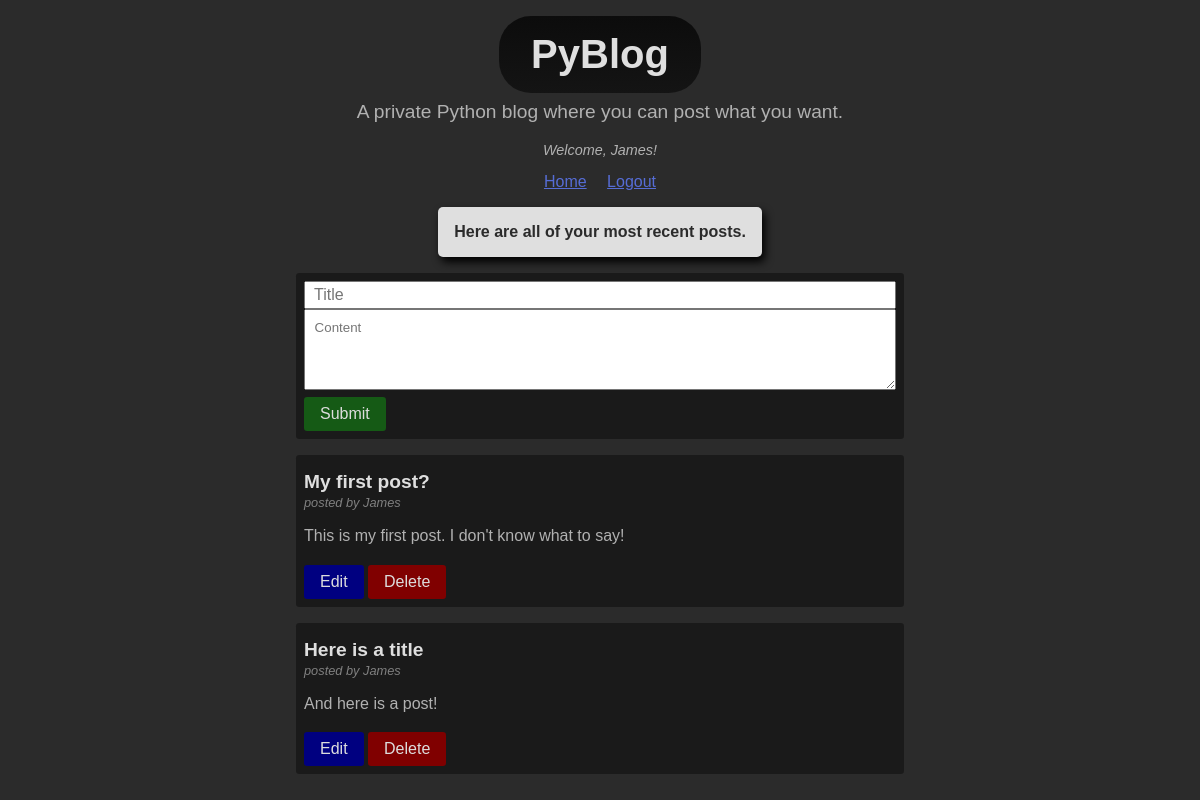
Screenshot of / (signed in) with the database file from the repository.
### tables this page shows
CREATE TABLE posts(
        id INTEGER NOT NULL PRIMARY KEY AUTOINCREMENT,
        title VARCHAR(255) NOT NULL,
        content LONGTEXT NOT NULL,
        user VARCHAR(255) NOT NULL
    );

### server.py (the view)
@app.route('/')
def index():
    conn = get_db_connection()
    cur = conn.cursor()
    if 'user' in session:
        posts = cur.execute('SELECT * FROM posts WHERE user = (?)',(session['user'],)).fetchall()
        posts.reverse()
    else:
        posts = []
    return render_template('index.html', posts=posts)

### server.py (called while the page is built)
def get_db_connection():
    conn = sqlite3.connect('database.db')
    conn.row_factory = sqlite3.Row
    return conn

### templates/index.html (shortened to what this page needs)
{% extends 'base.html' %}
    {% block content %}
    {% if 'user' in session %}
        <h4 class="text-info">Here are all of your most recent posts.</h4>
        <form class="post" method="POST" action="/posts">
            <input name="title" id="title" placeholder="Title" type="text">
            <br>
            <textarea placeholder="Content" style="width:100%;" name="content" id="content" cols="30" rows="4"></textarea>
            <br>
            <button type="submit">Submit</button>
        </form>
        {% for post in posts %}
        <div class="post">
            <h5>{{post['title']}}</h5>
            <em style="color:grey;font-weight:200;font-size:0.8rem;">posted by {{ post['user'] }}</em>
            <p id="{{'content'+post['id']|string}}" contenteditable="false">{{ post['content']}}</p>
            <button class="editBtn" style="background-color:navy;" id="{{'edit'+post['id']|string}}" value="{{post['id']}}"  type="submit">Edit</button>
            <button class="deleteBtn" value="{{post['id']}}" style="background-color:maroon;" type="submit">Delete</button>
        </div>
        {% endfor %}
    {% else %}
        <h4 class="text-info">Please login to see your posts.</h4>
    {% endif %}
    {% endblock content %}

### templates/base.html (shortened to what this page needs)
<!DOCTYPE html>
<html lang="en">
<head>
    <link rel="stylesheet" href="{{ url_for('static', filename = 'style.css') }}">
</head>
<body>
    <h1 class="heading">PyBlog</h1>
    <h3 class="heading-secondary">A private Python blog where you can post what you want.</h3>
    {% if 'user' in session %}
    <em><p style="text-align:center;font-size:0.9rem;margin-top:0;">Welcome, {{session['user']}}!</p></em>
    {% endif %}
    <div class="menu">
    <a href="/">Home</a>
    {% if 'user' not in session %}
        <a href="/login">Login</a>
        <a href="/account">Create Account</a>
    {% else %}
    <a href="/logout">Logout</a>
    {% endif %}
    </div>
   {% block content %}
   {% endblock content %}
</body>
</html>

### static/style.css (style rules this page uses)
body { background:rgb(43, 43, 43); color:rgb(223, 223, 223); font-family: Verdana, Geneva, Tahoma, sans-serif; }
a { color:rgb(86, 109, 214); }
p { font-weight:200; color:rgb(177, 177, 177); }
h1,h2,h3,h4,h5 { font-weight:900; }
.post { padding:0.5rem; margin:auto; margin-top:1rem; margin-bottom:1rem; border-radius:0.2rem; background: rgba(0, 0, 0, 0.397); min-width:250px; width:50%; }
.post p { white-space: pre-wrap; }
.post h5 { font-size:1.2rem; margin:0; margin-top:0.5rem; }
.heading { font-size:2.5rem; margin:auto; margin-bottom:0; background:linear-gradient(rgb(12, 12, 12),rgb(20, 20, 20)); border-radius:2rem; padding:1rem 2rem 1rem 2rem; max-width:min-content; margin-top:1rem; }
.heading-secondary { font-size:1.2rem; font-weight: 200; margin-top:0.5rem; color:rgb(177, 177, 177); text-align:center; }
.menu { width:max-content; margin:auto; }
.menu a { margin-left:0.5rem; margin-right:0.5rem; }
.text-info { background:rgb(223, 223, 223); color:rgb(43, 43, 43); padding:1rem; width:max-content; max-width:70%; margin:auto; margin-top:1rem; box-shadow:3px 5px 8px black; border-radius:5px; }
button { font-size:1rem; padding:0.5rem 1rem 0.5rem 1rem; background:rgb(21, 90, 21); color:rgb(221, 221, 221); border:none; border-radius:0.2rem; cursor: pointer; transition: 0.2s; margin-top:0.2rem; }
textarea { font-family: inherit !important; box-sizing: border-box; padding:0.6rem; }
form { width:50%; min-width:270px; background:rgb(22, 22, 22); padding:1rem; margin:auto; border-radius:0.3rem; }
form input { font-size:1rem; padding:0.2rem; padding-left:0.5rem; width:100%; box-sizing: border-box; }

### rows the page displays
posts: title "My first post?", user "James", content "This is my first post. I don't know what to say!", {{ post['id'] }} 5 (drawn)
posts: title "Here is a title", user "James", content "And here is a post!", {{ post['id'] }} 4 (drawn)

### other values shown
{{ session['user'] }} "James"
